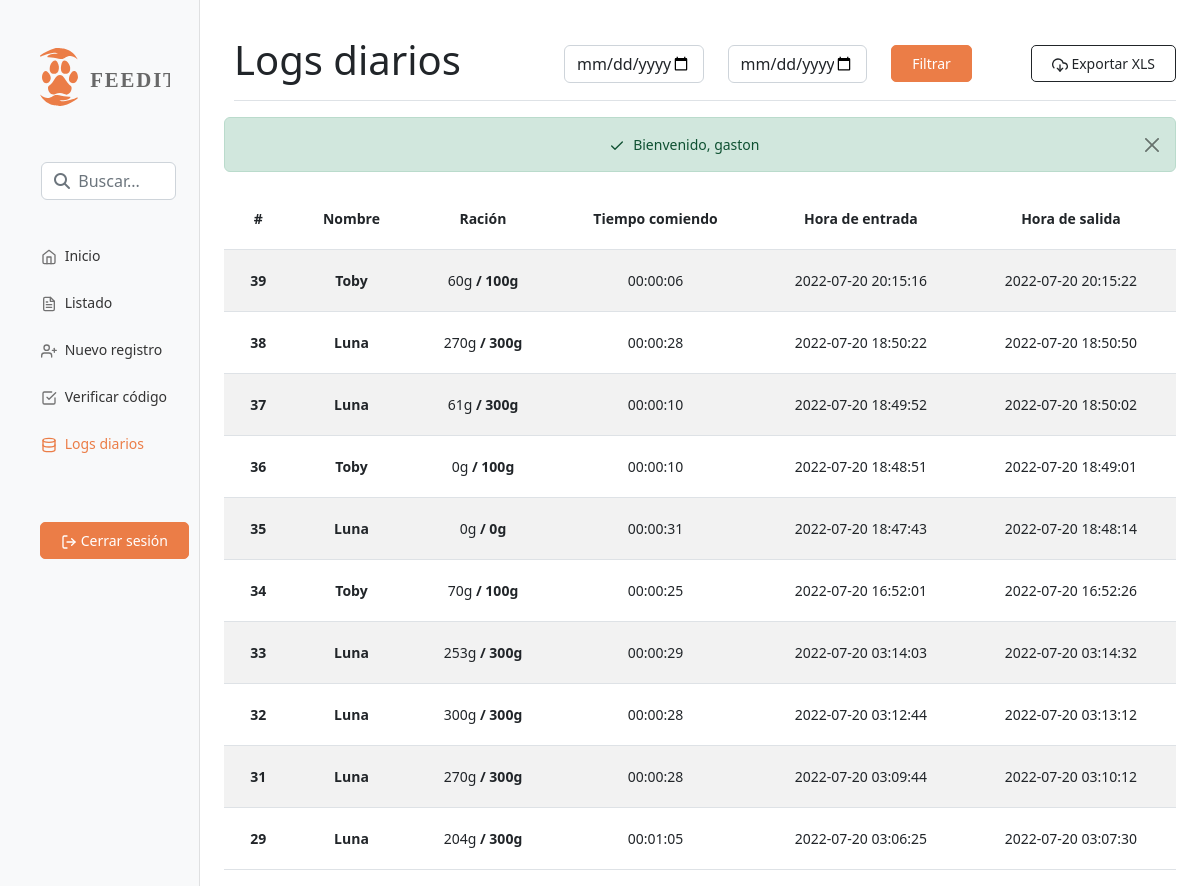
/logs_diarios.php (signed in), run on the app's committed database.
### tables this page shows
CREATE TABLE `logs` (
  `identificador` int(11) NOT NULL,
  `nombre` varchar(255) NOT NULL,
  `rfid` varchar(255) NOT NULL,
  `horaEntrada` timestamp NOT NULL DEFAULT current_timestamp(),
  `horaSalida` timestamp NOT NULL DEFAULT current_timestamp(),
  `dispensado` int(11) NOT NULL,
  `comido` int(11) NOT NULL,
  `peso` int(11) NOT NULL
);

### logs_diarios.php (the view, shortened to what this page needs)
<?php
$tiempoActualUnix = time() - 10800;
$diaActual = gmdate('Y-m-d', $tiempoActualUnix);
?>
<!DOCTYPE html>
<html lang="es">
<html>
<head>
    <?php
    include 'comp/head.php';
    include 'comp/estilos.php';
    ?>
</head>
<body>
    <?php
    include 'comp/menu.php';
    include 'config.php';
    ?>
    <h1 class="display-6">Logs diarios</h1>
    <div class="btn-toolbar mb-2 mb-md-0">
        <form action="" method="GET">
            <div class="row">
                <div class="col-md-4">
                    <div class="form-group">
                        <input type="date" name="desde" value="<?php if (isset($_GET['desde'])) {
                                                                    echo $_GET['desde'];
                                                                } ?>" class="form-control">
                    </div>
                </div>
                <div class="col-md-4">
                    <div class="form-group">
                        <input type="date" name="hasta" value="<?php if (isset($_GET['hasta'])) {
                                                                    echo $_GET['hasta'];
                                                                } ?>" class="form-control">
                    </div>
                </div>
                <div class="col-md-4">
                    <div class="form-group">
                        <button type="submit" class="btn btn-dark btn-sm">Filtrar</button>
                    </div>
                </div>
            </div>
        </form>
        <form action="excel.php" method="post">
            <button type="submit" name="descargar_excel" class="btn btn-outline-dark btn-sm">
                <span data-feather="download-cloud"></span> Exportar XLS
            </button>
        </form>
    </div>
    </div>
    <div class="table-responsive">
        <table class="table table-striped table-sm table-hover tabla" id="datos-tabla" data-sorting="true">
            <thead>
                <?php
                include 'comp/alerts.php';
                ?>
                <tr>
                    <th>#</th>
                    <th>Nombre</th>
                    <th>Ración</th>
                    <th>Tiempo comiendo</th>
                    <th>Hora de entrada</th>
                    <th>Hora de salida</th>
                </tr>
            </thead>
            <tbody>
                <?php
                if (isset($_GET['desde']) && isset($_GET['hasta'])) {
                    $desde = $_GET['desde'];
                    $hasta = $_GET['hasta'];
                    if (strtotime($desde) <= strtotime($hasta)) {
                        $sql1 = "SELECT * FROM logs WHERE horaSalida BETWEEN '$desde' AND '$hasta' ORDER BY identificador DESC";
                        $query1 = mysqli_query($conex, $sql1);
                        if (mysqli_num_rows($query1) > 0) {
                            foreach ($query1 as $row) {
                                $tiempoEntrada = strtotime($row['horaEntrada']);
                                $tiempoSalida = strtotime($row['horaSalida']);
                                $diferencia = ($tiempoSalida - $tiempoEntrada);
                                $tiempoDiferencia = gmdate('H:i:s', $diferencia);
                ?>
                                <tr style="vertical-align: middle;">
                                    <td><b><?php echo $row['identificador'] ?></b></td>
                                    <td><b><?php echo $row['nombre'] ?></b></td>
                                    <td>
                                        <span role="button" tabindex="0" data-toggle="tooltip" title="<?php echo $row['peso']; ?>g restantes">
                                            <?php echo $row['comido'] ?>g<b> / <?php echo $row['dispensado'] ?>g</b>
                                        </span>
                                    </td>
                                    <td><?php echo $tiempoDiferencia ?></td>
                                    <td><?php echo $row['horaEntrada'] ?></td>
                                    <td><?php echo $row['horaSalida'] ?></td>
                                </tr>
                            <?php
                            }
                        } else {
                            ?>
                            <div class="alert alert-danger alert-dismissible fade show" role="alert">
                                <center><span style="margin-right:5px" data-feather="alert-triangle"></span><?php echo "No se han encontrado resultados para su búsqueda" ?></center>
                                <button type="button" class="btn-close" data-bs-dismiss="alert" aria-label="Close"></button>
                            </div>
                        <?php
                        }
                    } else {
                        ?>
                        <div class="alert alert-danger alert-dismissible fade show" role="alert">
                            <center><span style="margin-right:5px" data-feather="alert-triangle"></span><strong>Error: </strong><?php echo "El rango de fechas es inválido" ?></center>
                            <button type="button" class="btn-close" data-bs-dismiss="alert" aria-label="Close"></button>
                        </div>
                        <?php
                    }
                } else {
                    $sql2 = "SELECT * FROM logs WHERE horaSalida BETWEEN '$diaActual 00:00:01' AND '$diaActual 23:59:59' ORDER BY identificador DESC";
                    $query2 = mysqli_query($conex, $sql2);
                    if (mysqli_num_rows($query2) > 0) {
                        foreach ($query2 as $row) {
                            $tiempoEntrada = strtotime($row['horaEntrada']);
                            $tiempoSalida = strtotime($row['horaSalida']);
                            $diferencia = ($tiempoSalida - $tiempoEntrada);
                            $tiempoDiferencia = gmdate('H:i:s', $diferencia);
                        ?>
                            <tr style="vertical-align: middle;">
                                <td><b><?php echo $row['identificador'] ?></b></td>
                                <td><b><?php echo $row['nombre'] ?></b></td>
                                <td>
                                    <span role="button" tabindex="0" data-toggle="tooltip" title="<?php echo $row['peso']; ?>g restantes">
                                        <?php echo $row['comido'] ?>g<b> / <?php echo $row['dispensado'] ?>g</b>
                                    </span>
                                </td>
                                <td><?php echo $tiempoDiferencia ?></td>
                                <td><?php echo $row['horaEntrada'] ?></td>
                                <td><?php echo $row['horaSalida'] ?></td>
                            </tr>
                        <?php
                        }
                    }
                }
                ?>
        </table>
        <?php
        include 'comp/scripts.php';
        ?>
</body>

### css/estilos.css (style rules this page uses)
:root { --negro: #1e2125; --gris: #686868; --principal: #eb7d47; --hover: #c0673b; --bordes_tablas: #5f5f5f20; --fondo_tablas: #fff; --fondo: rgb(239, 241, 252); }
* { margin: 0; padding: 0; list-style: none; }
body { font-size: .875rem; }
.btn { border-radius: 5px; padding: 7px 20px; }
.table { text-align: center; }
.table tr th { padding: 20px; }
.table tr td { padding: 20px; }
.feather { width: 16px; height: 16px; vertical-align: text-bottom; }
.btn-dark { background-color:var(--principal); border-color: var(--principal); }

### data on the page
logs: identificador "39", nombre "Toby", comido "60", dispensado "100", tiempoDiferencia "00:00:06", horaEntrada "2022-07-20 20:15:16", horaSalida "2022-07-20 20:15:22"
logs: identificador "38", nombre "Luna", comido "270", dispensado "300", tiempoDiferencia "00:00:28", horaEntrada "2022-07-20 18:50:22", horaSalida "2022-07-20 18:50:50"
logs: identificador "37", nombre "Luna", comido "61", dispensado "300", tiempoDiferencia "00:00:10", horaEntrada "2022-07-20 18:49:52", horaSalida "2022-07-20 18:50:02"
logs: identificador "36", nombre "Toby", comido "0", dispensado "100", tiempoDiferencia "00:00:10", horaEntrada "2022-07-20 18:48:51", horaSalida "2022-07-20 18:49:01"
logs: identificador "35", nombre "Luna", comido "0", dispensado "0", tiempoDiferencia "00:00:31", horaEntrada "2022-07-20 18:47:43", horaSalida "2022-07-20 18:48:14"
logs: identificador "34", nombre "Toby", comido "70", dispensado "100", tiempoDiferencia "00:00:25", horaEntrada "2022-07-20 16:52:01", horaSalida "2022-07-20 16:52:26"
logs: identificador "33", nombre "Luna", comido "253", dispensado "300", tiempoDiferencia "00:00:29", horaEntrada "2022-07-20 03:14:03", horaSalida "2022-07-20 03:14:32"
logs: identificador "32", nombre "Luna", comido "300", dispensado "300", tiempoDiferencia "00:00:28", horaEntrada "2022-07-20 03:12:44", horaSalida "2022-07-20 03:13:12"
logs: identificador "31", nombre "Luna", comido "270", dispensado "300", tiempoDiferencia "00:00:28", horaEntrada "2022-07-20 03:09:44", horaSalida "2022-07-20 03:10:12"
logs: identificador "29", nombre "Luna", comido "204", dispensado "300", tiempoDiferencia "00:01:05", horaEntrada "2022-07-20 03:06:25", horaSalida "2022-07-20 03:07:30"

### other printed values
$_SESSION['exito'] "Bienvenido, gaston"
